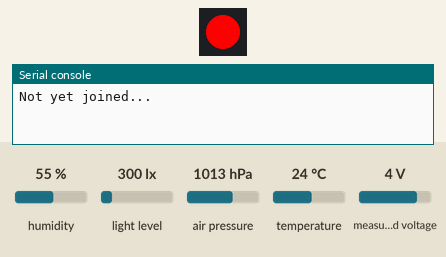
The program below on a simulated Pycom board running MicroPython. Shown: 1 RGB LEDs in strip order, left to right, the last lines printed to the serial console. Inputs (shaded band) come from the test bench; at power-on: humidity 55 %, light level 300 lx, air pressure 1013 hPa, temperature 24 °C, measured voltage 4 V. No radio messages arrive unless stated (any console line starting 'radio sent:' is added by the test bench); the LoRaWAN join succeeds after 3 s and a send takes 0.1 s; library files of the repository ran but are not shown: pycoproc_1.py, SI7006A20.py, LTR329ALS01.py.

Above: at 1.2 s.
1.3 s: humidity set to 22 %
At 6.0 s:
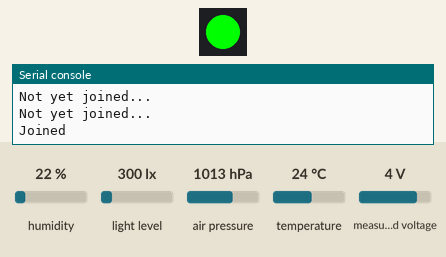
At 10.3 s:
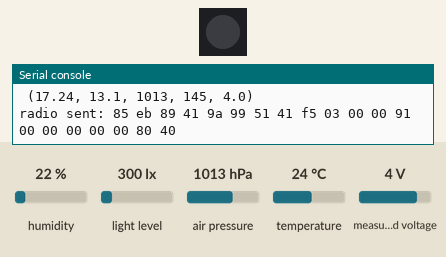
Timing chart, 0 to 11.8 s (numbered marks = the images above; inputs shaded):
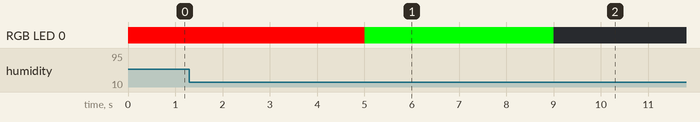

The program:

main.py
```python
from network import LoRa
import socket
import time
import ubinascii
import ustruct
import pycom
from pycoproc_1 import Pycoproc
import machine
import math
from SI7006A20 import SI7006A20
from LTR329ALS01 import LTR329ALS01
from MPL3115A2 import MPL3115A2,ALTITUDE,PRESSURE


APP_EUI = '0000000000000000' # leave as default even in ttn
APP_KEY = '4DB0377D6A9278786CE27B70688B2419' # change this to change the ttn app

#offset values used to make the sensors print correct values
HUMIDITY_OFFSET_PERCENTAGE = 0.595
TEMPERATURE_OFFSET_PERCENTAGE = 0.718
SEND_DELAY = 240


def led_color(hex_color):
    """
    Sets the color of the LED to the specified hex color.

    @param hex_color: The hexadecimal color to set the LED to.
    @type hex_color: str
    """
    pycom.rgbled(hex_color)


def make_lora_connection(app_eui,app_key):
    """
    Makes a LoRa connection using the given app EUI and app key.

    @param app_eui: The app EUI to use for the connection.
    @type app_eui: str
    @param app_key: The app key to use for the connection.
    @type app_key: str
    @return: The LoRa object representing the connection.
    @rtype: LoRa
    """
    lora = LoRa(mode=LoRa.LORAWAN, region=LoRa.EU868)
    app_eui = ubinascii.unhexlify(app_eui)
    app_key = ubinascii.unhexlify(app_key)
    lora.join(activation=LoRa.OTAA, auth=(app_eui, app_key), timeout=0)
    return lora


def print_payload(payloadpack):
    """
    Prints the values of temperature, humidity, pressure, light index, and battery voltage contained in a given payloadpack.

    @param payloadpack: The payloadpack containing the values to be printed.
    @type payloadpack: bytes
    """
    payload_unpacked=ustruct.unpack("ffiif",payloadpack)
    print("Temperature,Humidity,Pressure,Light_index,Battery_voltage\n",payload_unpacked)

def calculate_luminance(light):
    """
    Calculates the luminance value of a given light intensity.

    @param light: The light intensity to calculate the luminance for.
    @type light: int
    @return: The calculated luminance value.
    @rtype: int
    """
    if(light < 123):
        return int(round(light))
    else:
        light = int(round(math.log(light,1.04),0))
        if(light > 255):
            light = 255
        return light

def construct_payload(si,mpp,li):
    """
    Constructs a payload containing the values of temperature, humidity, pressure, light index, and battery voltage.

    @param si: The object representing the temperature and humidity sensor.
    @param mpp: The object representing the pressure sensor.
    @param lt: The object representing the light sensor.
    @return: The constructed payload containing the values of temperature, humidity, pressure, light index, and battery voltage.
    @rtype: bytes
    """
    temp = round(si.temperature() * TEMPERATURE_OFFSET_PERCENTAGE,2)
    hum = round(si.humidity() * HUMIDITY_OFFSET_PERCENTAGE,1)
    press = int(round(mpp.pressure()/100)) # mbar conversion
    li = calculate_luminance(lt.lux())
    volatage = round(py.read_battery_voltage(),2)
    # DEBUG:
    # return '{"Temperature":'+str(temp)+',"Humidity":'+str(hum)+',"Pressure":'+str(press)+',"Light_index":'+str(li)+'}'
    #Packing the data into bytes so it is be sent in a package.
    payloadpack = ustruct.pack('ffiif',temp,hum,press,li,volatage)
    return payloadpack


#reboot settings
pycom.heartbeat(False)
led_color(0x0A0A08) # white

py = Pycoproc(Pycoproc.PYSENSE)

lora = make_lora_connection(APP_EUI,APP_KEY)

# Loop until the LoRa connection has been established
while not lora.has_joined():
    # Set the LED color to red
    led_color(0xFF0000)
    # Print a message indicating that the connection is not yet established
    print('Not yet joined...')
    # Sleep for 2.5 seconds before checking the connection again
    time.sleep(2.5)

print('Joined')
s = socket.socket(socket.AF_LORA, socket.SOCK_RAW)
s.setsockopt(socket.SOL_LORA, socket.SO_DR, 5)
s.setblocking(True)
led_color(0x00FF00) #green
time.sleep(4)


# Looping so it sends the sensor readings.
# Green when it is connected then off so it doesn't affect the lux calculations.
try:#everyting under a try except so if the i2c bus fails the machine resets.
    while lora.has_joined():
        led_color(0x000000)#Led off
        mpp = MPL3115A2(py,mode=PRESSURE) # Returns pressure in Pa
        si = SI7006A20(py)#Temperature sensor
        lt = LTR329ALS01(py)#Light sensor
        #Making the final package.
        payloadpack = construct_payload(si,mpp,lt)
        #How the payload will look like in the ttn console
        print_payload(payloadpack)
        #Sending the packet
        s.send(payloadpack)
        time.sleep(SEND_DELAY)
except:
    machine.reset()
```

MPL3115A2.py
```python
import time
from machine import I2C

ALTITUDE = const(0)
PRESSURE = const(1)

class MPL3115A2exception(Exception):
    pass

class MPL3115A2:
    MPL3115_I2CADDR = const(0x60)
    MPL3115_STATUS = const(0x00)
    MPL3115_PRESSURE_DATA_MSB = const(0x01)
    MPL3115_PRESSURE_DATA_CSB = const(0x02)
    MPL3115_PRESSURE_DATA_LSB = const(0x03)
    MPL3115_TEMP_DATA_MSB = const(0x04)
    MPL3115_TEMP_DATA_LSB = const(0x05)
    MPL3115_DR_STATUS = const(0x06)
    MPL3115_DELTA_DATA = const(0x07)
    MPL3115_WHO_AM_I = const(0x0c)
    MPL3115_FIFO_STATUS = const(0x0d)
    MPL3115_FIFO_DATA = const(0x0e)
    MPL3115_FIFO_SETUP = const(0x0e)
    MPL3115_TIME_DELAY = const(0x10)
    MPL3115_SYS_MODE = const(0x11)
    MPL3115_INT_SORCE = const(0x12)
    MPL3115_PT_DATA_CFG = const(0x13)
    MPL3115_BAR_IN_MSB = const(0x14)
    MPL3115_P_ARLARM_MSB = const(0x16)
    MPL3115_T_ARLARM = const(0x18)
    MPL3115_P_ARLARM_WND_MSB = const(0x19)
    MPL3115_T_ARLARM_WND = const(0x1b)
    MPL3115_P_MIN_DATA = const(0x1c)
    MPL3115_T_MIN_DATA = const(0x1f)
    MPL3115_P_MAX_DATA = const(0x21)
    MPL3115_T_MAX_DATA = const(0x24)
    MPL3115_CTRL_REG1 = const(0x26)
    MPL3115_CTRL_REG2 = const(0x27)
    MPL3115_CTRL_REG3 = const(0x28)
    MPL3115_CTRL_REG4 = const(0x29)
    MPL3115_CTRL_REG5 = const(0x2a)
    MPL3115_OFFSET_P = const(0x2b)
    MPL3115_OFFSET_T = const(0x2c)
    MPL3115_OFFSET_H = const(0x2d)

    def __init__(self, pysense = None, sda = 'P22', scl = 'P21', mode = PRESSURE):
        if pysense is not None:
            self.i2c = pysense.i2c
        else:
            self.i2c = I2C(0, mode=I2C.MASTER, pins=(sda, scl))

        self.STA_reg = bytearray(1)
        self.mode = mode

        if self.mode is PRESSURE:
            self.i2c.writeto_mem(MPL3115_I2CADDR, MPL3115_CTRL_REG1, bytes([0x38])) # barometer mode, not raw, oversampling 128, minimum time 512 ms
            self.i2c.writeto_mem(MPL3115_I2CADDR, MPL3115_PT_DATA_CFG, bytes([0x07])) # no events detected
            self.i2c.writeto_mem(MPL3115_I2CADDR, MPL3115_CTRL_REG1, bytes([0x39])) # active
        elif self.mode is ALTITUDE:
            self.i2c.writeto_mem(MPL3115_I2CADDR, MPL3115_CTRL_REG1, bytes([0xB8])) # altitude mode, not raw, oversampling 128, minimum time 512 ms
            self.i2c.writeto_mem(MPL3115_I2CADDR, MPL3115_PT_DATA_CFG, bytes([0x07])) # no events detected
            self.i2c.writeto_mem(MPL3115_I2CADDR, MPL3115_CTRL_REG1, bytes([0xB9])) # active
        else:
            raise MPL3115A2exception("Invalid Mode MPL3115A2")

        if self._read_status():
            pass
        else:
            raise MPL3115A2exception("Error with MPL3115A2")

    def _read_status(self):
        read_attempts = 0
        while read_attempts < 500:
            self.i2c.readfrom_mem_into(MPL3115_I2CADDR, MPL3115_STATUS, self.STA_reg)
            read_attempts += 1

            if(self.STA_reg[0] == 0):
                time.sleep(0.01)
                pass
            elif(self.STA_reg[0] & 0x04) == 4:
                return True
            else:
                return False

        # If we get here the sensor isn't responding.  Reset it so next time in it should work
        self.i2c.writeto_mem(MPL3115_I2CADDR, MPL3115_CTRL_REG1, bytes([0x00])) # put into standby
        self.i2c.writeto_mem(MPL3115_I2CADDR, MPL3115_CTRL_REG1, bytes([0x04])) # reset
        return False

    def pressure(self):
        if self.mode == ALTITUDE:
            raise MPL3115A2exception("Incorrect Measurement Mode MPL3115A2")

        OUT_P_MSB = self.i2c.readfrom_mem(MPL3115_I2CADDR, MPL3115_PRESSURE_DATA_MSB,1)
        OUT_P_CSB = self.i2c.readfrom_mem(MPL3115_I2CADDR, MPL3115_PRESSURE_DATA_CSB,1)
        OUT_P_LSB = self.i2c.readfrom_mem(MPL3115_I2CADDR, MPL3115_PRESSURE_DATA_LSB,1)

        return float((OUT_P_MSB[0] << 10) + (OUT_P_CSB[0] << 2) + ((OUT_P_LSB[0] >> 6) & 0x03) + ((OUT_P_LSB[0] >> 4) & 0x03) / 4.0)

    def altitude(self):
        if self.mode == PRESSURE:
            raise MPL3115A2exception("Incorrect Measurement Mode MPL3115A2")

        OUT_P_MSB = self.i2c.readfrom_mem(MPL3115_I2CADDR, MPL3115_PRESSURE_DATA_MSB,1)
        OUT_P_CSB = self.i2c.readfrom_mem(MPL3115_I2CADDR, MPL3115_PRESSURE_DATA_CSB,1)
        OUT_P_LSB = self.i2c.readfrom_mem(MPL3115_I2CADDR, MPL3115_PRESSURE_DATA_LSB,1)

        alt_int = (OUT_P_MSB[0] << 8) + (OUT_P_CSB[0])
        alt_frac = ((OUT_P_LSB[0] >> 4) & 0x0F)

        if alt_int > 32767:
            alt_int -= 65536

        return float(alt_int + alt_frac / 16.0)

    def temperature(self):
        OUT_T_MSB = self.i2c.readfrom_mem(MPL3115_I2CADDR, MPL3115_TEMP_DATA_MSB,1)
        OUT_T_LSB = self.i2c.readfrom_mem(MPL3115_I2CADDR, MPL3115_TEMP_DATA_LSB,1)

        temp_int = OUT_T_MSB[0]
        temp_frac = OUT_T_LSB[0]

        if temp_int > 127:
            temp_int -= 256

        return float(temp_int + temp_frac / 256.0)
```

boot.py
```python
# boot.py -- run on boot-up
from machine import UART
import machine
import os

uart = UART(0, baudrate=115200)
os.dupterm(uart)

machine.main('main.py')
```
